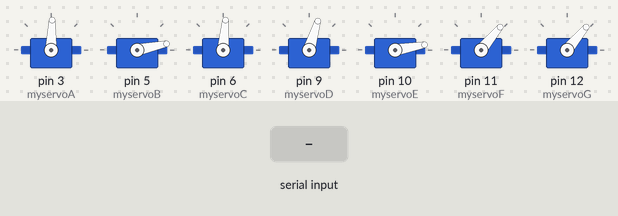
The sketch below on a simulated Arduino Uno, built with avr-gcc and run on an emulated ATmega328P. Parts: 7 × servo. The inputs (shaded band) are chosen by the test bench. What the sketch prints to the serial monitor is not drawn.

Above: at 1.2 s.
1.3 s: "x:" received over Serial
At 3.8 s:
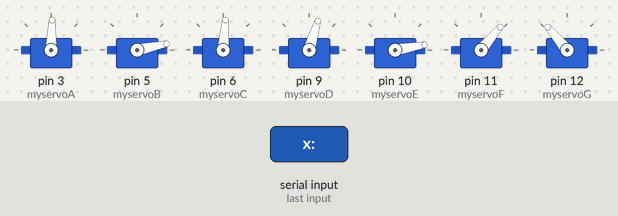
4.3 s: "e:" received over Serial
At 6.3 s:
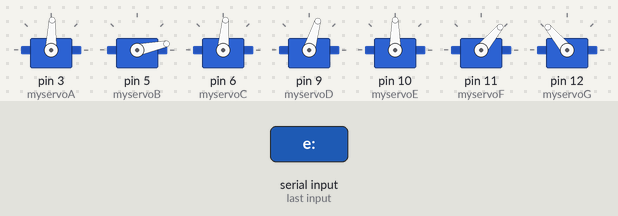
6.8 s: "g:" received over Serial
At 8.2 s:
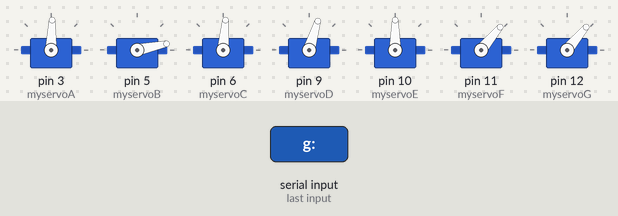
9.3 s: "x:" received over Serial
At 10.64 s:
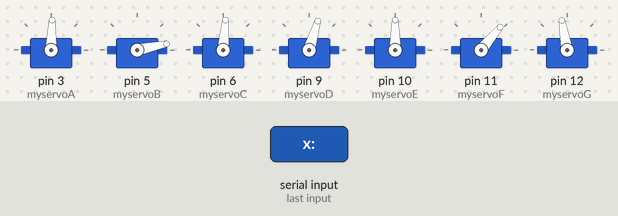
Timing chart, 0 to 12.4 s (numbered marks = the images above; inputs shaded):
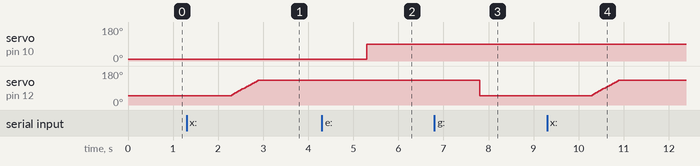

The sketch:

main.ino
```cpp
#include <Arduino.h>

#include <Servo.h>


Servo myservoA;
Servo myservoB;
Servo myservoC;
Servo myservoD;
Servo myservoE;
Servo myservoF;
Servo myservoG;

int i,pos,myspeed,myshow;
int sea,seb,sec,sed,see,sef,seg;
static int v=0;

String mycommand="";
static int mycomflag=1;

int bState = 0;
int cState = 0;

int lastPosition;
int actualPosition;


void setup()
{
  Serial.begin(9600);
  Serial.println("Robot is starting...");
  pinMode(13,INPUT);

  myshow=0;
  mycomflag=1;


  // Pin-attachment of the servos
  myservoA.attach(3);
  myservoB.attach(5);
  myservoC.attach(6);
  myservoD.attach(9);
  myservoE.attach(10);
  myservoF.attach(11);
  myservoG.attach(12);

  // The position of the servos after starting the robot.
  myservoA.write(88);
  myservoB.write(12);
  myservoC.write(85);
  myservoD.write(73);
  myservoE.write(10);
  myservoF.write(50);
  myservoG.write(50);

  int servoState = 0;
  Serial.println("Robot started.");
}

void loop()
{
   char charBuf[10];
   int zero = 0;


    String charac  = Serial.readStringUntil(':');
    if(charac.length() >= 1) {


    Serial.print("### Servo: ");
    Serial.print(charac);
    Serial.print(" wurde auf ");

    Serial.read(); //next character is comma, so skip it using this
    String inputValueString = Serial.readStringUntil(';');
    int inputValue = inputValueString.toInt();
    Serial.print(inputValue);
    Serial.print(" Grad bewegt. ###");
    Serial.println("");

    charac.toCharArray(charBuf, 10);
    char ch = charBuf[0];
    switch(ch)
    {


/*******************************************************************************
*               Servo A - controls this servo to a position                    *
*******************************************************************************/

      case 'a':
      if(inputValue >= -70 && inputValue <= 70) {
      zero = (inputValue * (-1)) + 88;
      myservoA.write(zero);
      inputValue = 0;
      int servoState = myservoA.read();
      Serial.println("Servo Position: ");
      Serial.println(servoState);
      }else {
        Serial.println("Servormotor A wurde außerhalb seines Bereiches angesteuert! -70 bis 70 Grad erlaubt.");
      }
      break;


/*******************************************************************************
*               Servo B - controls this servo to a position                    *
*******************************************************************************/

      case 'b':
      cState = myservoC.read();
      zero = inputValue + 12;
      Serial.println(cState);
      Serial.println(zero);

      if( ((cState >= 40 && cState < 60) && (zero >= 5 && zero <= 95)) or
          ((cState >= 60 && cState < 80) && (zero >=10 && zero <= 75)) or
          ((cState >= 80 && cState < 100) && (zero >=10 && zero <= 55)) or
          ((cState >= 100 && cState < 120) && (zero >=10 && zero <= 35)))
          {
          myservoB.write(zero);
      }else {
        Serial.println("Servormotor B wurde außerhalb seines Bereiches angesteuert!");
      }

      inputValue = 0;
      break;


/*******************************************************************************
*               Servo C - controls this servo to a position                    *
*******************************************************************************/

      case 'c':
      bState = myservoB.read();
      zero = inputValue + 85;

      if( ((zero >= 40 && zero < 60) && (bState >= 5 && bState <= 95)) or
          ((zero >= 60 && zero < 80) && (bState >=10 && bState <= 75)) or
          ((zero >= 80 && zero < 100) && (bState >=10 && bState <= 55)) or
          ((zero >= 100 && zero < 120) && (bState >=10 && bState <= 35)))
          {
          myservoC.write(zero);
      }else {
        Serial.println("Servormotor B wurde außerhalb seines Bereiches angesteuert!");
      }

      inputValue = 0;
      break;

/*******************************************************************************
*               Servo D - controls this servo to a position                    *
*******************************************************************************/


      case 'd':
      if(inputValue >= -73 && inputValue <= 107) {
        zero = (inputValue + 73);
        myservoD.write(zero);
        inputValue = 0;
      }else {
        Serial.println("Servormotor D wurde außerhalb seines Bereiches angesteuert! -73 bis 107 Grad erlaubt.");
      }

      break;


/*******************************************************************************
*               Servo E - controls this servo to a position                    *
*******************************************************************************/

      case 'e':
        if(inputValue >= -80 && inputValue <= 80) {
        zero = (inputValue + 90);
        myservoE.write(zero);
        inputValue = 0;
      }else {
        Serial.println("Servormotor E wurde außerhalb seines Bereiches angesteuert! -80 bis 80 Grad erlaubt.");
      }

      break;


/*******************************************************************************
*               Servo F - controls this servo to a position                    *
*******************************************************************************/
      case 'f':

        zero = (inputValue + 50);
        myservoF.write(zero);
        inputValue = 0;


      break;

/*******************************************************************************
*               Servo G - controls this servo to a position                    *
*******************************************************************************/

      case 'g':

        zero = (inputValue + 50);
        myservoG.write(zero);
        inputValue = 0;


      break;

/*******************************************************************************
*                       Servo G - grabs an object                              *
*******************************************************************************/

      // Servo F
      case 'x':
      // Öffnet die Klaue vollständig
      myservoG.write(50);
      lastPosition = 50;
      actualPosition = 50;

      for(int i = 50; i <= 130; i += 5) {
        myservoG.write(i);

        actualPosition = myservoG.read();

        Serial.print("LastPostion: ");
        Serial.println(lastPosition);
        Serial.print("ActualPosition: ");
        Serial.println(actualPosition);

        if(actualPosition < lastPosition) {
          break;
        }
        lastPosition += 5;

      }


      break;


    }

}

  }
```

Measured:
- after the input at 1.3 s, servo on pin 12 (myservoG): moves from 50° to 130° over 0.58 s, starting after 1.0 s
- after the input at 4.3 s, servo on pin 10 (myservoE): 10° → 90° after 1.0 s
- after the input at 6.8 s, servo on pin 12 (myservoG): 130° → 50° after 1.0 s
- after the input at 9.3 s, servo on pin 12 (myservoG): moves from 50° to 130° over 0.58 s, starting after 1.0 s
